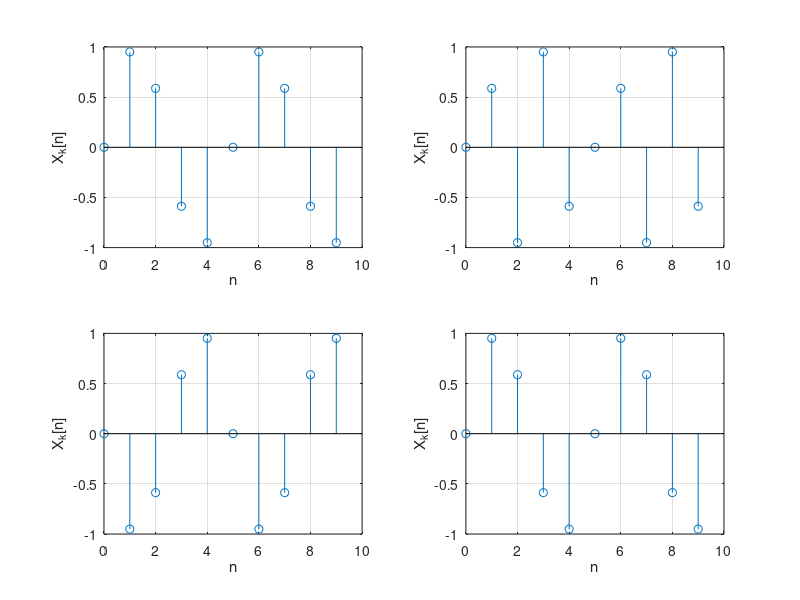
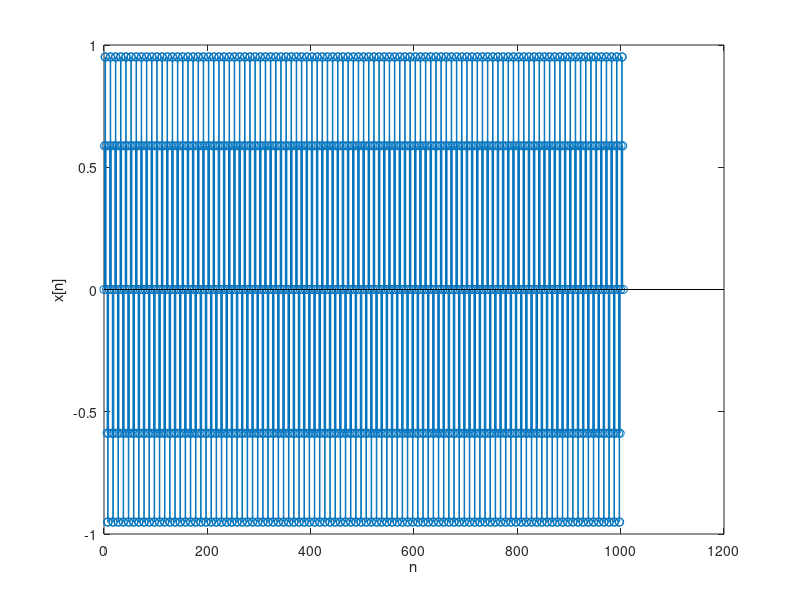
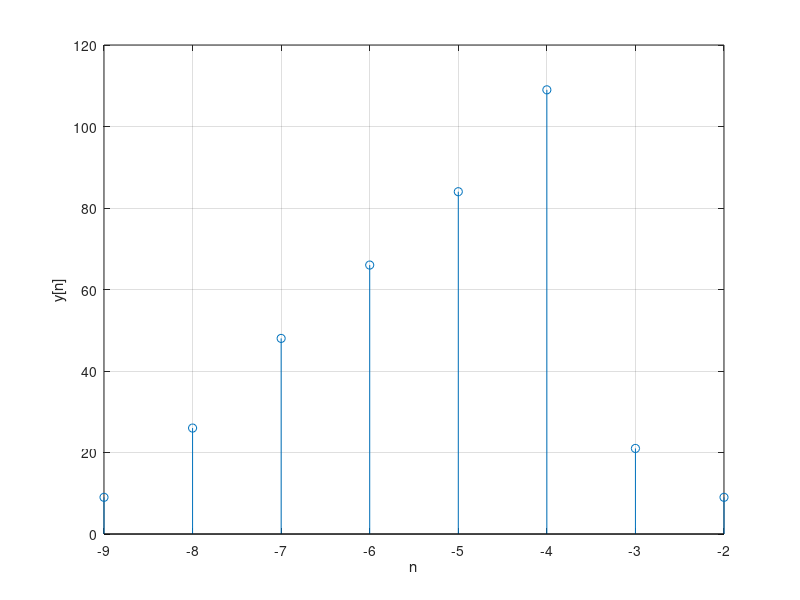
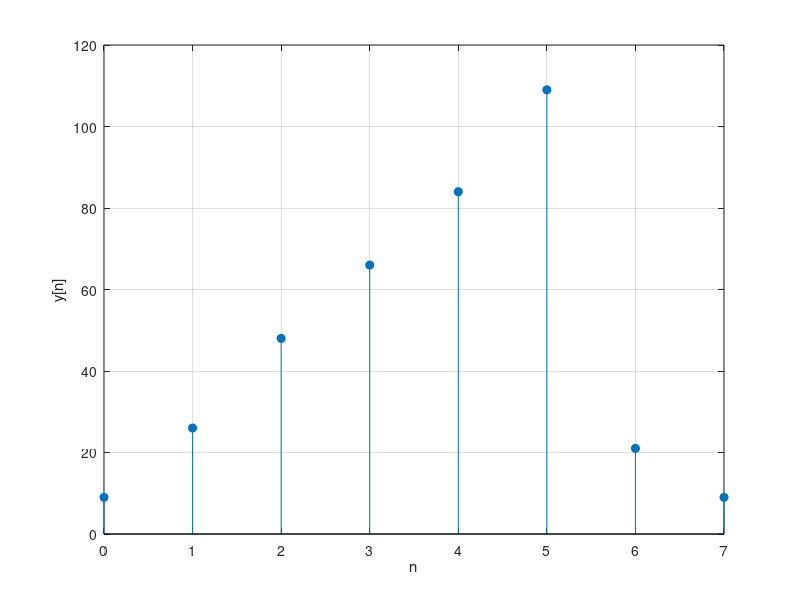

Here is the MATLAB script that generated these plots, in order:
clc;
clear;
close all;
N = 12;
m_arr = [4, 5, 7, 10];
n = 0:(2*N - 1);
for i = 1:length(m_arr)  % matlab indexing starts at 1 instead of zero
    m = m_arr(i);
    x = sin(2*pi*m*n/N);
    subplot(2, 2, i);
    stem(n, x, 'filled');
    grid on;
    xlabel('n');
    ylabel('X_M[n]');
end
%%
clc;
clear;
close all;
n = 0:9;
k_arr = [1, 2, 4, 6];
for i = 1:length(k_arr)
    k = k_arr(i);
    omega = 2*pi*k/5;
    x = sin(omega*n);
    subplot(2, 2, i);
    stem(n, x);
    grid on;
    xlabel('n');
    ylabel('X_k[n]');
end
%%
clc;
clear;
close all;
N = 10;
n = 0:9;
x = sin(2*pi*n/N);
figure;
stem(n,x);
xlabel('n');
ylabel('x[n]');
E = sum(x.^2);
P = E/N;
fprintf('Part (a)\n');
fprintf('Energy = %.4f\n',E);
fprintf('Power = %.4f\n',P);
%%
clc;
clear;
close all;
N = 10;
n = 0:12;
x = sin(2*pi*n/N);
E = sum(x.^2);
P = E/length(n);
stem(n,x);
xlabel('n');
ylabel('x[n]');
fprintf('\nPart (b)\n');
fprintf('Energy = %.4f\n',E);
fprintf('Power = %.4f\n',P);
%%
clc;
clear;
close all;
N = 10;
n = 0:1005;
x = sin(2*pi*n/N);
E = sum(x.^2);
P = E/length(n);
stem(n,x);
xlabel('n');
ylabel('x[n]');
fprintf('Energy = %.4f\n', E);
fprintf('Power = %.4f\n', P);
%%
clc;
clear;
close all;
nx = [-3 -2 -1];
nh = [-6 -5 -4 -3 -2 -1];
x = [1 2 3];
h = [9 8 5 32 5 3];
M = length(x);
N = length(h);
ny = (nx(1) + nh(1)) : (nx(end) + nh(end));
y = zeros(1, M + N - 1);
for u = 1:N
    x1 = h(u) * [zeros(1,u-1) x zeros(1,N-u)];
    y = y + x1;
end
figure;
stem(ny, y);
grid on;
xlabel('n');
ylabel('y[n]');
%%
clc;
clear;
close all;
x = [1 2 3];
h = [9 8 5 32 5 3];
N = length(x);
M = length(h);
ymat = zeros(1, N + M - 1);
for n = 1:N+M-1
    for k = max(1, n-M+1):min(n, N)
        ymat(n) = ymat(n) + x(k)*h(n-k+1);
    end
end
figure;
stem(0:N+M-2, ymat, 'filled');
grid on;
xlabel('n');
ylabel('y[n]');
%%
clc;
clear;
close all;
x = [1 2 3];
h = [9 8 5 32 5 3];
y = conv(x, h);
n = 0:length(y)-1;
figure;
stem(n, y, 'filled');
grid on;
xlabel('n');
ylabel('y[n]');
